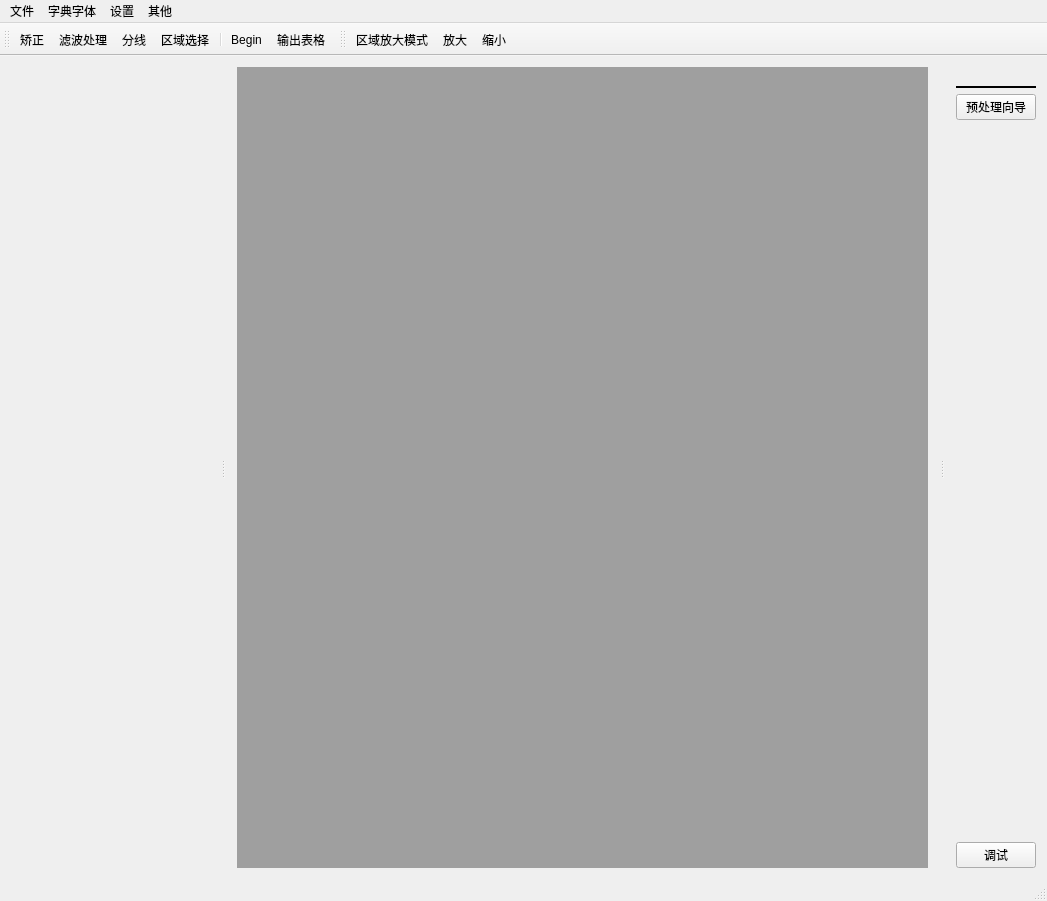
<?xml version="1.0" encoding="UTF-8"?>
<ui version="4.0">
 <author>肖登宇</author>
 <class>ITITClass</class>
 <widget class="QMainWindow" name="ITITClass">
  <property name="geometry">
   <rect>
    <x>0</x>
    <y>0</y>
    <width>1047</width>
    <height>901</height>
   </rect>
  </property>
  <property name="windowTitle">
   <string>联锁表识别工具</string>
  </property>
  <property name="windowIcon">
   <iconset resource="../itit_64.qrc">
    <normaloff>:/ITIT/Resources/pic/p111/48.png</normaloff>:/ITIT/Resources/pic/p111/48.png</iconset>
  </property>
  <property name="toolTip">
   <string>&lt;html&gt;&lt;head/&gt;&lt;body&gt;&lt;p&gt;&lt;br/&gt;&lt;/p&gt;&lt;/body&gt;&lt;/html&gt;</string>
  </property>
  <property name="toolButtonStyle">
   <enum>Qt::ToolButtonIconOnly</enum>
  </property>
  <property name="dockOptions">
   <set>QMainWindow::AllowTabbedDocks|QMainWindow::AnimatedDocks</set>
  </property>
  <widget class="QWidget" name="centralWidget">
   <layout class="QHBoxLayout" name="horizontalLayout_2">
    <item>
     <widget class="QMdiArea" name="mdiArea">
      <property name="minimumSize">
       <size>
        <width>0</width>
        <height>0</height>
       </size>
      </property>
      <property name="toolTip">
       <string/>
      </property>
      <property name="statusTip">
       <string/>
      </property>
      <property name="whatsThis">
       <string/>
      </property>
      <property name="viewMode">
       <enum>QMdiArea::SubWindowView</enum>
      </property>
      <widget class="QWidget" name="widget">
       <property name="windowTitle">
        <string/>
       </property>
       <layout class="QHBoxLayout" name="horizontalLayout_3"/>
      </widget>
     </widget>
    </item>
   </layout>
  </widget>
  <widget class="QMenuBar" name="menuBar">
   <property name="geometry">
    <rect>
     <x>0</x>
     <y>0</y>
     <width>1047</width>
     <height>23</height>
    </rect>
   </property>
   <widget class="QMenu" name="menu">
    <property name="title">
     <string>文件</string>
    </property>
    <addaction name="action_NewProject"/>
    <addaction name="action_CloseProject"/>
   </widget>
   <widget class="QMenu" name="menu_dictionary">
    <property name="title">
     <string>字典字体</string>
    </property>
    <addaction name="action_Dictionary"/>
    <addaction name="action_FontSet"/>
   </widget>
   <widget class="QMenu" name="menu_about">
    <property name="title">
     <string>其他</string>
    </property>
    <addaction name="action_Abort"/>
   </widget>
   <widget class="QMenu" name="menu_Set">
    <property name="title">
     <string>设置</string>
    </property>
    <addaction name="action_ProjectSetting"/>
    <addaction name="action_ToolsSetting"/>
   </widget>
   <addaction name="menu"/>
   <addaction name="menu_dictionary"/>
   <addaction name="menu_Set"/>
   <addaction name="menu_about"/>
  </widget>
  <widget class="QStatusBar" name="statusBar"/>
  <widget class="QDockWidget" name="dockWidget_3">
   <property name="minimumSize">
    <size>
     <width>220</width>
     <height>91</height>
    </size>
   </property>
   <property name="maximumSize">
    <size>
     <width>300</width>
     <height>524287</height>
    </size>
   </property>
   <property name="features">
    <set>QDockWidget::NoDockWidgetFeatures</set>
   </property>
   <attribute name="dockWidgetArea">
    <number>1</number>
   </attribute>
   <widget class="QWidget" name="dockWidgetContents_3">
    <layout class="QVBoxLayout" name="verticalLayout">
     <property name="spacing">
      <number>0</number>
     </property>
     <property name="leftMargin">
      <number>0</number>
     </property>
     <property name="topMargin">
      <number>0</number>
     </property>
     <property name="rightMargin">
      <number>0</number>
     </property>
     <property name="bottomMargin">
      <number>0</number>
     </property>
     <item>
      <widget class="QScrollArea" name="scrollArea">
       <property name="minimumSize">
        <size>
         <width>140</width>
         <height>0</height>
        </size>
       </property>
       <property name="toolTip">
        <string/>
       </property>
       <property name="statusTip">
        <string extracomment="111"/>
       </property>
       <property name="whatsThis">
        <string/>
       </property>
       <property name="frameShape">
        <enum>QFrame::NoFrame</enum>
       </property>
       <property name="widgetResizable">
        <bool>true</bool>
       </property>
       <widget class="QWidget" name="scrollAreaWidgetContents">
        <property name="geometry">
         <rect>
          <x>0</x>
          <y>0</y>
          <width>220</width>
          <height>776</height>
         </rect>
        </property>
       </widget>
      </widget>
     </item>
    </layout>
   </widget>
  </widget>
  <widget class="QDockWidget" name="dockWidget">
   <property name="minimumSize">
    <size>
     <width>98</width>
     <height>108</height>
    </size>
   </property>
   <property name="maximumSize">
    <size>
     <width>65535</width>
     <height>65535</height>
    </size>
   </property>
   <property name="features">
    <set>QDockWidget::NoDockWidgetFeatures</set>
   </property>
   <attribute name="dockWidgetArea">
    <number>2</number>
   </attribute>
   <widget class="QWidget" name="dockWidgetContents">
    <layout class="QVBoxLayout" name="verticalLayout_2">
     <item>
      <widget class="QFrame" name="frame_MiniWindow">
       <property name="minimumSize">
        <size>
         <width>0</width>
         <height>0</height>
        </size>
       </property>
       <property name="maximumSize">
        <size>
         <width>65535</width>
         <height>65535</height>
        </size>
       </property>
       <property name="frameShape">
        <enum>QFrame::Box</enum>
       </property>
       <layout class="QVBoxLayout" name="verticalLayout_3">
        <property name="leftMargin">
         <number>0</number>
        </property>
        <property name="topMargin">
         <number>0</number>
        </property>
        <property name="rightMargin">
         <number>0</number>
        </property>
        <property name="bottomMargin">
         <number>0</number>
        </property>
        <item>
         <layout class="QHBoxLayout" name="verticalLayout_miniWindow"/>
        </item>
       </layout>
      </widget>
     </item>
     <item>
      <widget class="QPushButton" name="pushButton_Confirm">
       <property name="toolTip">
        <string/>
       </property>
       <property name="text">
        <string>预处理向导</string>
       </property>
      </widget>
     </item>
     <item>
      <spacer name="verticalSpacer">
       <property name="orientation">
        <enum>Qt::Vertical</enum>
       </property>
       <property name="sizeHint" stdset="0">
        <size>
         <width>20</width>
         <height>166</height>
        </size>
       </property>
      </spacer>
     </item>
     <item>
      <widget class="QPushButton" name="pushButton_testSave">
       <property name="text">
        <string>调试</string>
       </property>
      </widget>
     </item>
    </layout>
   </widget>
  </widget>
  <widget class="QToolBar" name="toolBar">
   <property name="minimumSize">
    <size>
     <width>0</width>
     <height>0</height>
    </size>
   </property>
   <property name="windowTitle">
    <string>toolBar</string>
   </property>
   <property name="iconSize">
    <size>
     <width>48</width>
     <height>48</height>
    </size>
   </property>
   <attribute name="toolBarArea">
    <enum>TopToolBarArea</enum>
   </attribute>
   <attribute name="toolBarBreak">
    <bool>false</bool>
   </attribute>
   <addaction name="action_Correct"/>
   <addaction name="action_FliterMode"/>
   <addaction name="action_Line"/>
   <addaction name="action_Choice"/>
   <addaction name="separator"/>
   <addaction name="action_Begin"/>
   <addaction name="action_Output"/>
  </widget>
  <widget class="QToolBar" name="toolBar_2">
   <property name="windowTitle">
    <string>toolBar_2</string>
   </property>
   <property name="iconSize">
    <size>
     <width>48</width>
     <height>48</height>
    </size>
   </property>
   <attribute name="toolBarArea">
    <enum>TopToolBarArea</enum>
   </attribute>
   <attribute name="toolBarBreak">
    <bool>false</bool>
   </attribute>
   <addaction name="action_RoiMode"/>
   <addaction name="action_ZoomOut"/>
   <addaction name="action_ZommIn"/>
  </widget>
  <action name="action_NewProject">
   <property name="text">
    <string>新建项目</string>
   </property>
  </action>
  <action name="action_CloseProject">
   <property name="text">
    <string>关闭项目</string>
   </property>
  </action>
  <action name="action_DwBk_Wizard">
   <property name="text">
    <string>图纸册初始化向导</string>
   </property>
  </action>
  <action name="action_DwSt_Wizard">
   <property name="text">
    <string>单页识别初始化向导</string>
   </property>
  </action>
  <action name="action_RoiMode">
   <property name="checkable">
    <bool>true</bool>
   </property>
   <property name="icon">
    <iconset resource="../itit_64.qrc">
     <normaloff>:/ITIT/Resources/pic/p111/10.png</normaloff>:/ITIT/Resources/pic/p111/10.png</iconset>
   </property>
   <property name="text">
    <string>区域放大模式</string>
   </property>
  </action>
  <action name="action_FliterMode">
   <property name="checkable">
    <bool>true</bool>
   </property>
   <property name="icon">
    <iconset resource="../itit_64.qrc">
     <normaloff>:/ITIT/Resources/pic/p112/61.png</normaloff>
     <normalon>:/ITIT/Resources/pic/p111/61.png</normalon>:/ITIT/Resources/pic/p112/61.png</iconset>
   </property>
   <property name="text">
    <string>滤波处理</string>
   </property>
  </action>
  <action name="action_ZoomOut">
   <property name="icon">
    <iconset resource="../itit_64.qrc">
     <normaloff>:/ITIT/Resources/pic/p112/106.png</normaloff>
     <normalon>:/ITIT/Resources/pic/p111/106.png</normalon>:/ITIT/Resources/pic/p112/106.png</iconset>
   </property>
   <property name="text">
    <string>放大</string>
   </property>
  </action>
  <action name="action_ZommIn">
   <property name="icon">
    <iconset resource="../itit_64.qrc">
     <normaloff>:/ITIT/Resources/pic/p111/107.png</normaloff>:/ITIT/Resources/pic/p111/107.png</iconset>
   </property>
   <property name="text">
    <string>缩小</string>
   </property>
  </action>
  <action name="action_Correct">
   <property name="checkable">
    <bool>true</bool>
   </property>
   <property name="icon">
    <iconset resource="../itit_64.qrc">
     <normaloff>:/ITIT/Resources/pic/p112/26.png</normaloff>
     <normalon>:/ITIT/Resources/pic/p111/26.png</normalon>:/ITIT/Resources/pic/p112/26.png</iconset>
   </property>
   <property name="text">
    <string>矫正</string>
   </property>
   <property name="toolTip">
    <string>矫正</string>
   </property>
  </action>
  <action name="action_Line">
   <property name="checkable">
    <bool>true</bool>
   </property>
   <property name="icon">
    <iconset resource="../itit_64.qrc">
     <normaloff>:/ITIT/Resources/pic/p112/2.png</normaloff>
     <normalon>:/ITIT/Resources/pic/p111/2.png</normalon>:/ITIT/Resources/pic/p112/2.png</iconset>
   </property>
   <property name="text">
    <string>分线</string>
   </property>
   <property name="toolTip">
    <string>分线</string>
   </property>
  </action>
  <action name="action_Choice">
   <property name="checkable">
    <bool>true</bool>
   </property>
   <property name="icon">
    <iconset resource="../itit_64.qrc">
     <normaloff>:/ITIT/Resources/pic/p112/130.png</normaloff>
     <normalon>:/ITIT/Resources/pic/p111/130.png</normalon>:/ITIT/Resources/pic/p112/130.png</iconset>
   </property>
   <property name="text">
    <string>区域选择</string>
   </property>
   <property name="toolTip">
    <string>区域选择</string>
   </property>
  </action>
  <action name="action_Begin">
   <property name="icon">
    <iconset resource="../itit_64.qrc">
     <normaloff>:/ITIT/Resources/pic/p112/98.png</normaloff>
     <normalon>:/ITIT/Resources/pic/p111/98.png</normalon>:/ITIT/Resources/pic/p112/98.png</iconset>
   </property>
   <property name="text">
    <string>Begin</string>
   </property>
   <property name="toolTip">
    <string>开始识别</string>
   </property>
  </action>
  <action name="action_WizardMode">
   <property name="icon">
    <iconset resource="../itit_64.qrc">
     <normaloff>:/ITIT/Resources/pic/p111/33.png</normaloff>:/ITIT/Resources/pic/p111/33.png</iconset>
   </property>
   <property name="text">
    <string>WizardMode</string>
   </property>
   <property name="toolTip">
    <string>向导模式</string>
   </property>
  </action>
  <action name="action_Output">
   <property name="icon">
    <iconset resource="../itit_64.qrc">
     <normaloff>:/ITIT/Resources/pic/p112/19.png</normaloff>
     <normalon>:/ITIT/Resources/pic/p111/19.png</normalon>:/ITIT/Resources/pic/p112/19.png</iconset>
   </property>
   <property name="text">
    <string>输出表格</string>
   </property>
   <property name="toolTip">
    <string>输出表格</string>
   </property>
  </action>
  <action name="action_ProjectSetting">
   <property name="text">
    <string>项目设置</string>
   </property>
   <property name="toolTip">
    <string>项目设置</string>
   </property>
  </action>
  <action name="action_ToolsSetting">
   <property name="text">
    <string>工具设置</string>
   </property>
  </action>
  <action name="action_Accept">
   <property name="icon">
    <iconset resource="../itit_64.qrc">
     <normaloff>:/ITIT/Resources/pic/p111/104.png</normaloff>:/ITIT/Resources/pic/p111/104.png</iconset>
   </property>
   <property name="text">
    <string>Accept</string>
   </property>
   <property name="toolTip">
    <string>确认</string>
   </property>
  </action>
  <action name="action_Dictionary">
   <property name="text">
    <string>字典设置</string>
   </property>
  </action>
  <action name="action_FontSet">
   <property name="text">
    <string>字体设置</string>
   </property>
  </action>
  <action name="action_Abort">
   <property name="text">
    <string>关于</string>
   </property>
  </action>
 </widget>
 <layoutdefault spacing="6" margin="11"/>
 <resources>
  <include location="../itit_64.qrc"/>
 </resources>
 <connections/>
</ui>
